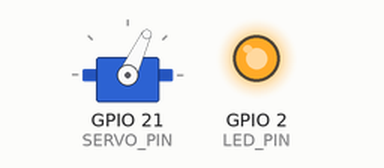
This sketch was run on a simulated ESP32. Parts: servo, output pins drawn as LEDs (lit = HIGH). WiFi joins after 1.5 s; servers stay silent unless stated; the local clock reads 2024-03-15 10:24:30 at power-on unless the sketch sets it; what the sketch prints to the serial monitor is not drawn.

Above: at 11.05 s.
At 41.55 s:
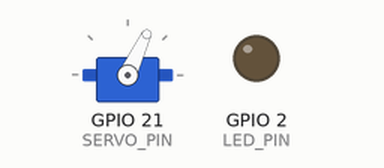
Timing chart, 0 to 46.2 s (numbered marks = the images above):
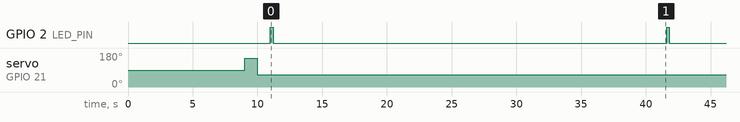

The sketch:

dial.ino
```cpp
#include <WiFi.h>
#include <HTTPClient.h>
#include "time.h"
#include <ESP32Servo.h>

// Cloud Function endpoint that serves meeting timestamps (start_time,end_time).
const char* cloudFunctionUrl = "https://example.org/";

// WiFi credentials configuration.
// Networks will be attempted sequentially in the order defined below.
const int NUM_NETWORKS = 4;
const char* ssids[NUM_NETWORKS] = {"ssid1", "ssid2", "ssid3", "ssid4"};
const char* passwords[NUM_NETWORKS] = {"password1", "password2", "password3", "password4"};

// NTP (Network Time Protocol) server configuration for time synchronization.
const char* ntpServer = "pool.ntp.org";
// UTC offset in seconds (0 for GMT/UTC)
const long gmtOffset_sec = 0;
// Daylight savings offset in seconds
const int daylightOffset_sec = 0;

// Servo motor angle definitions (in degrees) corresponding to dial positions.
// 15 minutes until beginning of meeting
const int SERVO_FIFTEEN_MINUTES = 152;
// 0 minutes until beginning of meeting
const int SERVO_ZERO_MINUTES = 65;
// Meeting in progress
const int SERVO_MEETING = 50;
// No meeting within 15 minutes
const int SERVO_NO_MEETING = 17;

// Hardware pin assignments
// Onboard status LED
const int LED_PIN = 2;
// GPIO pin connected to the servo signal wire
const int SERVO_PIN = 21;
Servo myservo;

// Tracks the index of the successfully connected WiFi network (-1 indicates disconnected)
int connectedNetworkIndex = -1;

void setup() {
  // Initialize serial communication for debugging output
  Serial.begin(115200);

  // Configure status LED and ensure it starts turned off
  pinMode(LED_PIN, OUTPUT);
  digitalWrite(LED_PIN, LOW);

  // Attach servo motor to its designated GPIO pin
  myservo.attach(SERVO_PIN);

  // Allow hardware and power supply to stabilize before initiating WiFi
  delay(3000);

  // Iterate through the configured WiFi networks to find an available connection
  for (int i = 0; i < NUM_NETWORKS; i++) {
    Serial.print("Attempting to connect to Network ");
    Serial.print(i + 1);
    Serial.print(": ");
    Serial.println(ssids[i]);

    // Reset WiFi interface to station mode to ensure a clean connection attempt
    WiFi.mode(WIFI_OFF);
    delay(500);
    WiFi.mode(WIFI_STA);
    delay(500);

    WiFi.begin(ssids[i], passwords[i]);
    delay(5000);

    // Poll WiFi status for up to 10 seconds (20 attempts * 500ms)
    int attempt = 0;
    while (WiFi.status() != WL_CONNECTED && attempt < 20) {
      delay(500);
      Serial.print(".");
      attempt++;
    }

    if (WiFi.status() == WL_CONNECTED) {
      Serial.println("\nSuccess! Connected.");

      // Synchronize system clock with NTP server
      configTime(gmtOffset_sec, daylightOffset_sec, ntpServer);
      Serial.print("IP Address: ");
      Serial.println(WiFi.localIP());

      // Store the index of the connected network for status indication in loop()
      connectedNetworkIndex = i;

      // Successfully connected; exit network search loop
      break;
    } else {
      Serial.println("\nFailed. Trying next...");
    }
  }

  if (connectedNetworkIndex == -1) {
    Serial.println("Could not connect to any network.");
  }

  // Perform startup dial animation to verify servo movement and indicate readiness
  myservo.write(SERVO_FIFTEEN_MINUTES);
  delay(1000);
  myservo.write(SERVO_ZERO_MINUTES);
  delay(1000);
}

void loop() {
  // Verify active WiFi connection before executing main logic
  if (WiFi.status() != WL_CONNECTED || connectedNetworkIndex == -1) {
    // Turn off status LED if connection is lost
    digitalWrite(LED_PIN, LOW);
    return;
  }

  // Calculate blink count based on connected network
  // (Network 1 = 1 blink, Network 2 = 2 blinks, etc.)
  int blinks = connectedNetworkIndex + 1;

  // Blink status LED to indicate active network connection
  for (int j = 0; j < blinks; j++) {
    digitalWrite(LED_PIN, HIGH);
    delay(200);
    digitalWrite(LED_PIN, LOW);
    delay(200);
  }

  // Fetch current meeting schedule timestamps from Cloud Function
  HTTPClient http;
  http.begin(cloudFunctionUrl);
  int httpCode = http.GET();
  if (httpCode == HTTP_CODE_OK) {
    String payload = http.getString();
    int commaIndex = payload.indexOf(',');
    if (commaIndex != -1) {
      // Parse comma-separated UNIX timestamps from response payload
      // Meeting start time
      time_t time1 = payload.substring(0, commaIndex).toInt();
      // Meeting end time
      time_t time2 = payload.substring(commaIndex + 1).toInt();
      // Current system time
      time_t now = time(nullptr);

      Serial.print("--- ");
      Serial.println(time1);
      Serial.println(time2);
      Serial.println(now);

      // Check if current time is outside the active meeting window
      if (now < time1 || now > time2) {
        myservo.write(SERVO_MEETING);
      } else {
        // Calculate remaining meeting duration in seconds
        time_t diff = time2 - now;
        if (diff > 15 * 60) {
          // More than 15 minutes remaining
          myservo.write(SERVO_NO_MEETING);
        } else {
          // Linearly interpolate servo angle between 15 minutes and 0 minutes remaining
          myservo.write(SERVO_ZERO_MINUTES +
                        (SERVO_FIFTEEN_MINUTES - SERVO_ZERO_MINUTES) * diff /
                            (15 * 60));
        }
      }
    }
  }
  http.end();

  // Wait 30 seconds before polling the Cloud Function again
  delay(30000);
}
```

Measured:
- by itself, GPIO 2 (LED_PIN): alternates HIGH for 0.20 s and LOW for 30.4 s
